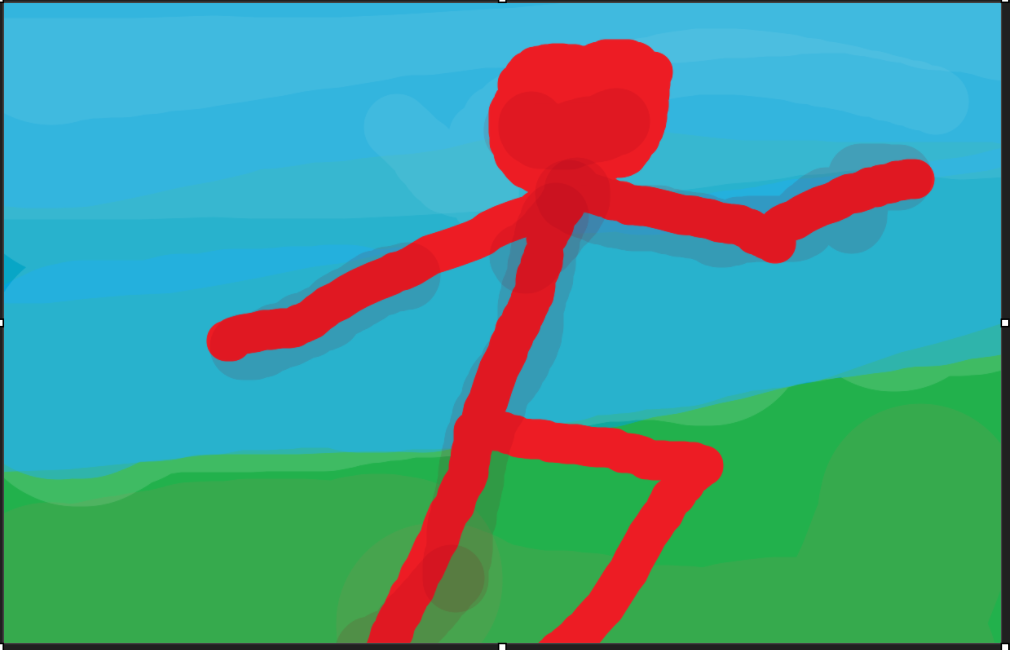
#> input picture STICK1.png, 1010 x 650 px
$ python lesson2.py
#> lines starting #> are read from the running program, lines starting #| are printed output that depends on the picture
import cv2
import numpy as np

image = cv2.imread("STICK1.png")
#> image is the input picture: shape (650, 1010, 3); mean B, G, R 143.6, 152.2, 74.3
image2=cv2.imread("STICK2.png")
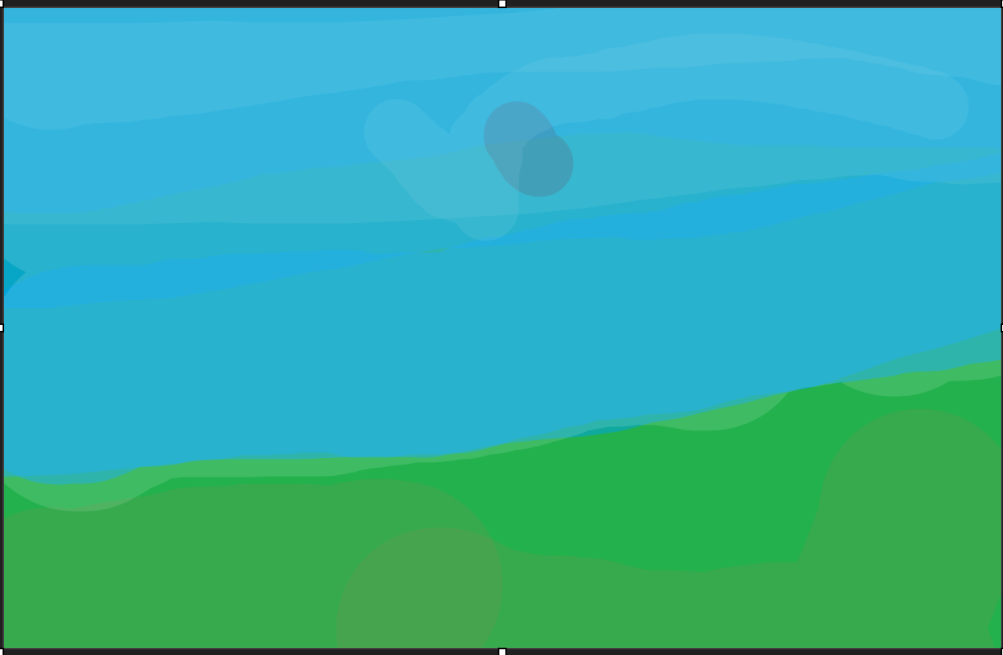
#> input picture STICK2.png, 1003 x 655 px
#> image2 is the input picture: shape (655, 1003, 3); mean B, G, R 163.3, 173.9, 49.4
image2=cv2.resize(image2,(image.shape[1],image.shape[0]))
#> image2: shape (650, 1010, 3)
weightedsum=cv2.addWeighted(image,0.5,image2,0.5,0)
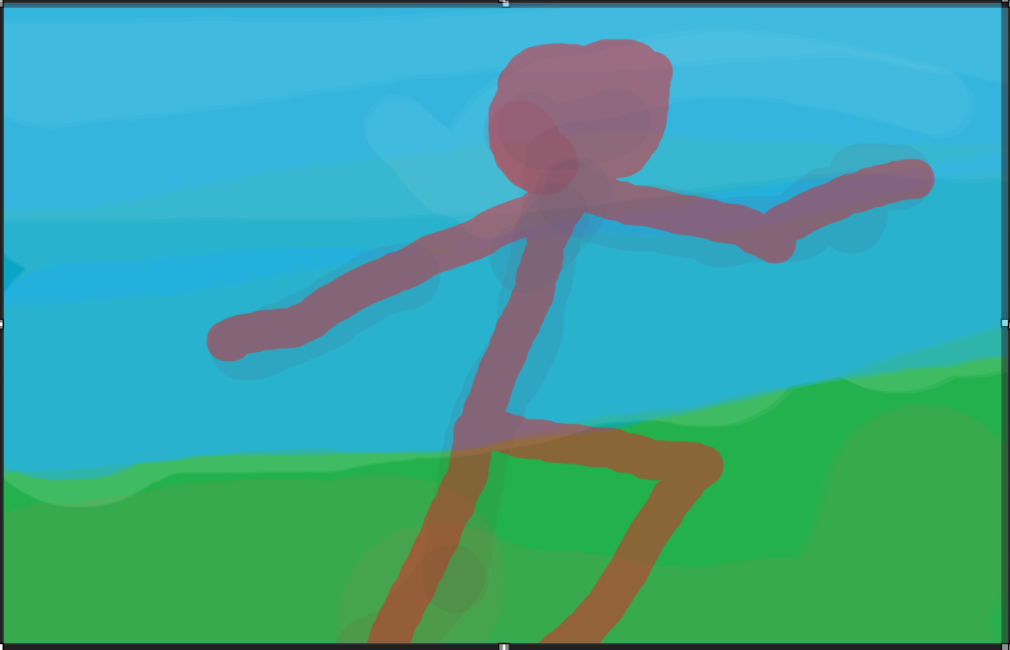
#> weightedsum: shape (650, 1010, 3); mean B, G, R 153.5, 163, 61.9
cv2.imshow("weighted image",weightedsum)
cv2.waitKey(0)
cv2.destroyAllWindows()

image = cv2.imread("STICK1.png")
image2=cv2.imread("STICK2.png")
image2=cv2.resize(image2,(image.shape[1],image.shape[0]))
sub=cv2.subtract(image,image2)
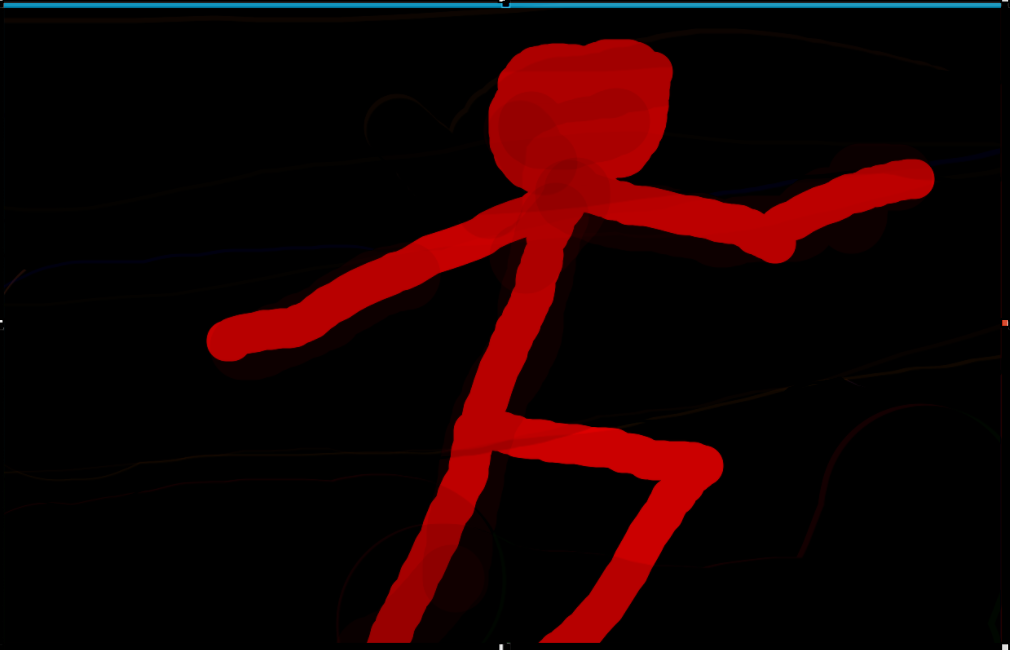
#> sub: shape (650, 1010, 3); mean B, G, R 1.5, 1.3, 25.3
cv2.imshow("subtracted image",sub)
cv2.waitKey(0)
cv2.destroyAllWindows()
